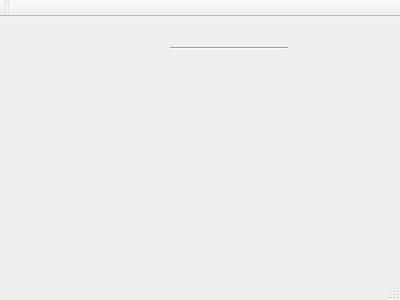
<?xml version="1.0" encoding="UTF-8"?>
<ui version="4.0">
 <class>MainWindow</class>
 <widget class="QMainWindow" name="MainWindow">
  <property name="geometry">
   <rect>
    <x>0</x>
    <y>0</y>
    <width>400</width>
    <height>300</height>
   </rect>
  </property>
  <property name="windowTitle">
   <string>MainWindow</string>
  </property>
  <widget class="QWidget" name="centralWidget">
   <widget class="Line" name="line">
    <property name="geometry">
     <rect>
      <x>170</x>
      <y>30</y>
      <width>118</width>
      <height>3</height>
     </rect>
    </property>
    <property name="orientation">
     <enum>Qt::Horizontal</enum>
    </property>
   </widget>
  </widget>
  <widget class="QMenuBar" name="menuBar">
   <property name="geometry">
    <rect>
     <x>0</x>
     <y>0</y>
     <width>400</width>
     <height>20</height>
    </rect>
   </property>
  </widget>
  <widget class="QToolBar" name="mainToolBar">
   <attribute name="toolBarArea">
    <enum>TopToolBarArea</enum>
   </attribute>
   <attribute name="toolBarBreak">
    <bool>false</bool>
   </attribute>
  </widget>
  <widget class="QStatusBar" name="statusBar"/>
 </widget>
 <layoutdefault spacing="6" margin="11"/>
 <resources/>
 <connections/>
</ui>
